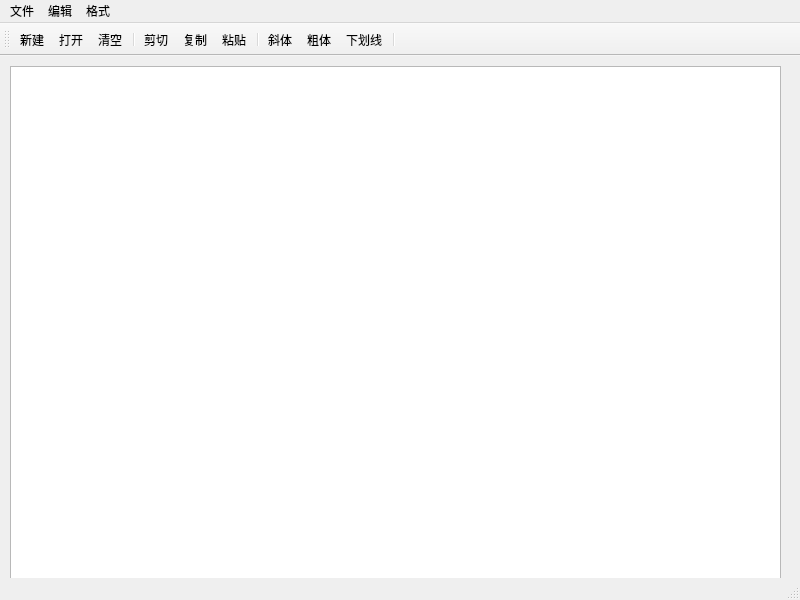
<?xml version="1.0" encoding="UTF-8"?>
<ui version="4.0">
 <class>MainWindow</class>
 <widget class="QMainWindow" name="MainWindow">
  <property name="geometry">
   <rect>
    <x>0</x>
    <y>0</y>
    <width>800</width>
    <height>600</height>
   </rect>
  </property>
  <property name="windowTitle">
   <string>MainWindow</string>
  </property>
  <widget class="QWidget" name="centralwidget">
   <widget class="QTextEdit" name="textEdit">
    <property name="geometry">
     <rect>
      <x>10</x>
      <y>10</y>
      <width>771</width>
      <height>541</height>
     </rect>
    </property>
   </widget>
  </widget>
  <widget class="QMenuBar" name="menubar">
   <property name="geometry">
    <rect>
     <x>0</x>
     <y>0</y>
     <width>800</width>
     <height>28</height>
    </rect>
   </property>
   <widget class="QMenu" name="menuFile">
    <property name="title">
     <string>文件</string>
    </property>
    <addaction name="actionNew"/>
    <addaction name="actionOpen"/>
    <addaction name="separator"/>
    <addaction name="actionClose"/>
   </widget>
   <widget class="QMenu" name="menuEdit">
    <property name="title">
     <string>编辑</string>
    </property>
    <addaction name="actionCut"/>
    <addaction name="actionCopy"/>
    <addaction name="actionPaste"/>
    <addaction name="separator"/>
    <addaction name="actionClear"/>
   </widget>
   <widget class="QMenu" name="menuFormat">
    <property name="title">
     <string>格式</string>
    </property>
    <addaction name="actionFontBold"/>
    <addaction name="actionFontItalic"/>
    <addaction name="actionFontUnderline"/>
   </widget>
   <addaction name="menuFile"/>
   <addaction name="menuEdit"/>
   <addaction name="menuFormat"/>
  </widget>
  <widget class="QStatusBar" name="statusbar"/>
  <widget class="QToolBar" name="toolBar">
   <property name="windowTitle">
    <string>toolBar</string>
   </property>
   <attribute name="toolBarArea">
    <enum>TopToolBarArea</enum>
   </attribute>
   <attribute name="toolBarBreak">
    <bool>false</bool>
   </attribute>
   <addaction name="actionNew"/>
   <addaction name="actionOpen"/>
   <addaction name="actionClear"/>
   <addaction name="separator"/>
   <addaction name="actionCut"/>
   <addaction name="actionCopy"/>
   <addaction name="actionPaste"/>
   <addaction name="separator"/>
   <addaction name="actionFontItalic"/>
   <addaction name="actionFontBold"/>
   <addaction name="actionFontUnderline"/>
   <addaction name="separator"/>
  </widget>
  <action name="actionCut">
   <property name="icon">
    <iconset theme="edit-cut" resource="Resources.qrc">
     <normaloff>:/images/images/cut.bmp</normaloff>:/images/images/cut.bmp</iconset>
   </property>
   <property name="text">
    <string>剪切</string>
   </property>
   <property name="toolTip">
    <string>剪切</string>
   </property>
   <property name="shortcut">
    <string>Ctrl+X</string>
   </property>
  </action>
  <action name="actionCopy">
   <property name="icon">
    <iconset theme="edit-copy" resource="Resources.qrc">
     <normaloff>:/images/images/copy.bmp</normaloff>:/images/images/copy.bmp</iconset>
   </property>
   <property name="text">
    <string>复制</string>
   </property>
   <property name="toolTip">
    <string>复制</string>
   </property>
   <property name="shortcut">
    <string>Ctrl+C</string>
   </property>
  </action>
  <action name="actionPaste">
   <property name="icon">
    <iconset theme="edit-paste" resource="Resources.qrc">
     <normaloff>:/images/images/paste.bmp</normaloff>:/images/images/paste.bmp</iconset>
   </property>
   <property name="text">
    <string>粘贴</string>
   </property>
   <property name="toolTip">
    <string>粘贴</string>
   </property>
   <property name="shortcut">
    <string>Ctrl+V</string>
   </property>
  </action>
  <action name="actionFontBold">
   <property name="checkable">
    <bool>true</bool>
   </property>
   <property name="icon">
    <iconset resource="Resources.qrc">
     <normaloff>:/images/images/bold.bmp</normaloff>:/images/images/bold.bmp</iconset>
   </property>
   <property name="text">
    <string>粗体</string>
   </property>
   <property name="toolTip">
    <string>粗体</string>
   </property>
  </action>
  <action name="actionFontItalic">
   <property name="checkable">
    <bool>true</bool>
   </property>
   <property name="icon">
    <iconset resource="Resources.qrc">
     <normaloff>:/images/images/italic.bmp</normaloff>:/images/images/italic.bmp</iconset>
   </property>
   <property name="text">
    <string>斜体</string>
   </property>
   <property name="toolTip">
    <string>斜体</string>
   </property>
  </action>
  <action name="actionFontUnderline">
   <property name="checkable">
    <bool>true</bool>
   </property>
   <property name="icon">
    <iconset resource="Resources.qrc">
     <normaloff>:/images/images/underline.bmp</normaloff>:/images/images/underline.bmp</iconset>
   </property>
   <property name="text">
    <string>下划线</string>
   </property>
   <property name="toolTip">
    <string>下划线</string>
   </property>
  </action>
  <action name="actionClose">
   <property name="icon">
    <iconset resource="Resources.qrc">
     <normaloff>:/images/images/close.bmp</normaloff>:/images/images/close.bmp</iconset>
   </property>
   <property name="text">
    <string>退出</string>
   </property>
   <property name="toolTip">
    <string>退出</string>
   </property>
  </action>
  <action name="actionOpen">
   <property name="icon">
    <iconset resource="Resources.qrc">
     <normaloff>:/images/images/open.bmp</normaloff>:/images/images/open.bmp</iconset>
   </property>
   <property name="text">
    <string>打开...</string>
   </property>
   <property name="toolTip">
    <string>打开文件</string>
   </property>
   <property name="shortcut">
    <string>Ctrl+O</string>
   </property>
  </action>
  <action name="actionClear">
   <property name="icon">
    <iconset resource="Resources.qrc">
     <normaloff>:/images/images/clear.bmp</normaloff>:/images/images/clear.bmp</iconset>
   </property>
   <property name="text">
    <string>清空</string>
   </property>
   <property name="toolTip">
    <string>清空内容</string>
   </property>
  </action>
  <action name="actionFont">
   <property name="icon">
    <iconset resource="Resources.qrc">
     <normaloff>:/images/images/font.ico</normaloff>:/images/images/font.ico</iconset>
   </property>
   <property name="text">
    <string>字体...</string>
   </property>
   <property name="toolTip">
    <string>字体设置</string>
   </property>
  </action>
  <action name="actionNew">
   <property name="icon">
    <iconset resource="Resources.qrc">
     <normaloff>:/images/images/new.bmp</normaloff>:/images/images/new.bmp</iconset>
   </property>
   <property name="text">
    <string>新建</string>
   </property>
   <property name="toolTip">
    <string>新建</string>
   </property>
   <property name="shortcut">
    <string>Ctrl+N</string>
   </property>
  </action>
 </widget>
 <resources>
  <include location="Resources.qrc"/>
 </resources>
 <connections>
  <connection>
   <sender>actionPaste</sender>
   <signal>triggered()</signal>
   <receiver>textEdit</receiver>
   <slot>paste()</slot>
   <hints>
    <hint type="sourcelabel">
     <x>-1</x>
     <y>-1</y>
    </hint>
    <hint type="destinationlabel">
     <x>395</x>
     <y>348</y>
    </hint>
   </hints>
  </connection>
  <connection>
   <sender>actionCut</sender>
   <signal>triggered()</signal>
   <receiver>textEdit</receiver>
   <slot>cut()</slot>
   <hints>
    <hint type="sourcelabel">
     <x>-1</x>
     <y>-1</y>
    </hint>
    <hint type="destinationlabel">
     <x>395</x>
     <y>348</y>
    </hint>
   </hints>
  </connection>
  <connection>
   <sender>actionCopy</sender>
   <signal>triggered()</signal>
   <receiver>textEdit</receiver>
   <slot>copy()</slot>
   <hints>
    <hint type="sourcelabel">
     <x>-1</x>
     <y>-1</y>
    </hint>
    <hint type="destinationlabel">
     <x>395</x>
     <y>348</y>
    </hint>
   </hints>
  </connection>
  <connection>
   <sender>actionClose</sender>
   <signal>triggered()</signal>
   <receiver>MainWindow</receiver>
   <slot>close()</slot>
   <hints>
    <hint type="sourcelabel">
     <x>-1</x>
     <y>-1</y>
    </hint>
    <hint type="destinationlabel">
     <x>399</x>
     <y>299</y>
    </hint>
   </hints>
  </connection>
  <connection>
   <sender>actionClear</sender>
   <signal>triggered()</signal>
   <receiver>textEdit</receiver>
   <slot>clear()</slot>
   <hints>
    <hint type="sourcelabel">
     <x>-1</x>
     <y>-1</y>
    </hint>
    <hint type="destinationlabel">
     <x>395</x>
     <y>348</y>
    </hint>
   </hints>
  </connection>
 </connections>
</ui>
